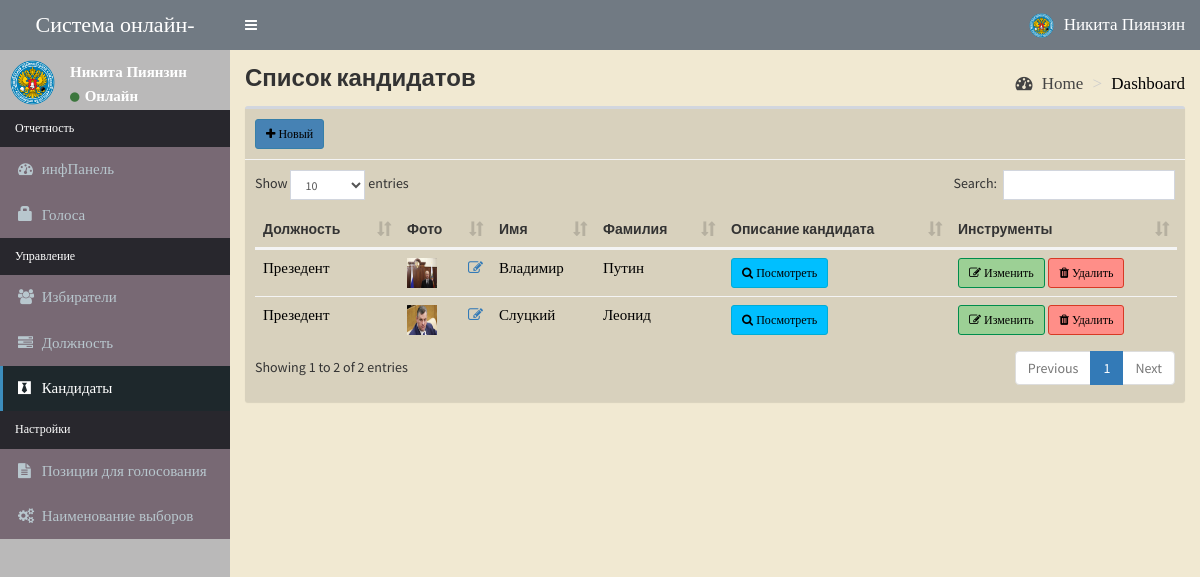
Screenshot of /admin/candidates.php (signed in) with the database file from the repository.
### tables this page shows
CREATE TABLE `candidates` (
  `id` int NOT NULL,
  `position_id` int NOT NULL,
  `firstname` varchar(30) NOT NULL,
  `lastname` varchar(30) NOT NULL,
  `photo` varchar(150) NOT NULL,
  `platform` mediumtext NOT NULL
);

CREATE TABLE `positions` (
  `id` int NOT NULL,
  `description` varchar(50) NOT NULL,
  `max_vote` int NOT NULL,
  `priority` int NOT NULL
);

### admin/includes/session.php (called while the page is built, shortened)
<?php
	include 'includes/conn.php';
	$sql = "SELECT * FROM admin WHERE id = '".$_SESSION['admin']."'";
	$query = $conn->query($sql);
	$user = $query->fetch_assoc();
?>

### admin/candidates.php (the view, shortened to what this page needs)
<?php include 'includes/session.php'; ?>
<?php include 'includes/header.php'; ?>
<body class="hold-transition skin-blue sidebar-mini">
<div class="wrapper">
  <?php include 'includes/navbar.php'; ?>
  <?php include 'includes/menubar.php'; ?>
  <div class="content-wrapper" style="background-color:#F1E9D2 " >
    <section class="content-header">
      <h1><b>
        Список кандидатов
     </b> </h1>
      <ol class="breadcrumb" style="color:black ; font-size: 17px; font-family:Times">
        <li><a href="#"><i class="fa fa-dashboard" ></i> Home</a></li>
        <li class="active" style="color:black ; font-size: 17px; font-family:Times" >Dashboard</li>
      </ol>
    </section>
    <section class="content">
      <div class="row">
        <div class="col-xs-12">
          <div class="box" style="background-color: #d8d1bd">
            <div class="box-header with-border" style="background-color: #d8d1bd">
              <a href="#addnew" data-toggle="modal" class="btn btn-primary btn-sm btn-curve" style="background-color: #4682B4 ;color:black ; font-size: 12px; font-family:Times"><i class="fa fa-plus"></i> Новый</a>
            </div>
            <div class="box-body">
              <table id="example1" class="table ">
                <thead>
                  <th>Должность</th>
                  <th>Фото</th>
                  <th>Имя</th>
                  <th>Фамилия</th>
                  <th>Описание кандидата</th>
                  <th>Инструменты</th>
                </thead>
                <tbody>
                  <?php
                    $sql = "SELECT *, candidates.id AS canid FROM candidates LEFT JOIN positions ON positions.id=candidates.position_id ORDER BY positions.priority ASC";
                    $query = $conn->query($sql);
                    while($row = $query->fetch_assoc()){
                      $image = (!empty($row['photo'])) ? '../images/'.$row['photo'] : '../images/profile.jpg';
                      echo "
                        <tr style='color:black ; font-size: 15px; font-family:Times'>
                          <td class='hidden'></td>
                          <td>".$row['description']."</td>
                          <td>
                            <img src='".$image."' width='30px' height='30px'>
                            <a href='#edit_photo' data-toggle='modal' class='pull-right photo' data-id='".$row['canid']."'><span class='fa fa-edit'></span></a>
                          </td>
                          <td>".$row['firstname']."</td>
                          <td>".$row['lastname']."</td>
                          <td><a href='#platform' data-toggle='modal' class='btn btn-info btn-sm btn-curve platform'  style='background-color: #00BFFF ;color:black ; font-size: 12px; font-family:Times' data-id='".$row['canid']."'><i class='fa fa-search'></i> Посмотреть</a></td>
                          <td>
                            <button class='btn btn-success btn-sm edit btn-curve' style='background-color: #9CD095 ;color:black ; font-size: 12px; font-family:Times'  data-id='".$row['canid']."' ><i class='fa fa-edit'></i> Изменить</button>
                            <button class='btn btn-danger btn-sm delete btn-curve' style='background-color:#ff8e88 ;color:black ; font-size: 12px; font-family:Times' data-id='".$row['canid']."'><i class='fa fa-trash'></i> Удалить</button>
                          </td>
                        </tr>
                      ";
                    }
                  ?>
                </tbody>
              </table>
            </div>
          </div>
        </div>
      </div>
    </section>
  </div>
</div>
</body>
</html>

### admin/includes/navbar.php (shortened to what this page needs)
<header class="main-header" style="background-color:#717A83 " >
  <a href="#" class="logo " style="background-color: #717A83">
    <span class="logo-lg " style="background-color:#717A83 ;color:white ; font-size: 22px; font-family:Times  "><marquee behavior="scroll" direction="left">Система онлайн-голосования</marquee></span>
  </a>
  <nav class="navbar navbar-static-top " style="background-color: #717A83 ">
    <a href="#" class="sidebar-toggle" data-toggle="push-menu" role="button">
    </a>
    <div class="navbar-custom-menu" style="color:black ; font-size: 17px; font-family:Times">
      <ul class="nav navbar-nav" style="background-color: #717A83 ;color:black ; font-size: 17px; font-family:Times" >
        <li class="dropdown user user-menu  " style="color:black">
          <a href="#" class="dropdown-toggle" data-toggle="dropdown" style="background-color: #717A83 ;color:white ; font-size: 17px; font-family:Times" >
            <img src="<?php echo (!empty($user['photo'])) ? '../images/'.$user['photo'] : '../images/profile.jpg'; ?>" class="user-image" alt="User Image">
            <span class="hidden-xs"><?php echo $user['firstname'].' '.$user['lastname']; ?></span>
          </a>
        </li>
      </ul>
    </div>
  </nav>
</header>

### admin/includes/menubar.php (shortened to what this page needs)
<aside class="main-sidebar "style="background-color: #BAB9B9 ">
  <section class="sidebar" style="background-color: #BAB9B9">
    <div class="user-panel" style = "height: 60px">
      <div class="pull-left image ">
        <img src="<?php echo (!empty($user['photo'])) ? '../images/'.$user['photo'] : '../images/profile.jpg'; ?>" class="img-square" alt="User Image" >
      </div>
      <div class="pull-left info "  >
        <p style="color:white ; font-size: 15px; font-family:Times"><?php echo $user['firstname'].' '.$user['lastname']; ?></p>
        <a><i class="fa fa-circle text-success "></i>  <b style=" color:white ; font-size: 15px; font-family:Times"> Онлайн </b></a>
      </div>
    </div>
    <ul class="sidebar-menu" data-widget="tree" style="background-color: #786974 ; color:white ; font-size: 15px; font-family:Times  " >
      <li class="header" style="background-color: #28272D ;color:white ; font-size: 12px; font-family:Times  ">Отчетность</li>
      <li class=""><a href="home.php"><i class="fa fa-dashboard"></i> <span>инфПанель</span></a></li>
      <li class=""><a href="votes.php"><span class="glyphicon glyphicon-lock"></span> <span>Голоса</span></a></li>
      <li class="header" style="background-color: #28272D ;color:white ; font-size: 12px; font-family:Times ">Управление</li>
      <li class=""><a href="voters.php"><i class="fa fa-users"></i> <span>Избиратели</span></a></li>
      <li class=""><a href="positions.php"><i class="fa fa-tasks"></i> <span>Должность</span></a></li>
      <li class=""><a href="candidates.php"><i class="fa fa-black-tie"></i> <span>Кандидаты</span></a></li>
      <li class="header" style="background-color:#28272D ;color:white ; font-size: 12px; font-family:Times">Настройки</li>
      <li class=""><a href="ballot.php"><i class="fa fa-file-text"></i> <span>Позиции для голосования</span></a></li>
      <li class=""><a href="#config" data-toggle="modal"><i class="fa fa-cogs"></i> <span>Наименование выборов</span></a></li>
    </ul>
  </section>
</aside>

### rows the page displays
candidates: position.description "Презедент", photo (picture), firstname "Владимир", lastname "Путин"
candidates: position.description "Презедент", photo (picture), firstname "Слуцкий", lastname "Леонид"

### other values shown
$user['firstname'] "Никита"
$user['lastname'] "Пиянзин"
